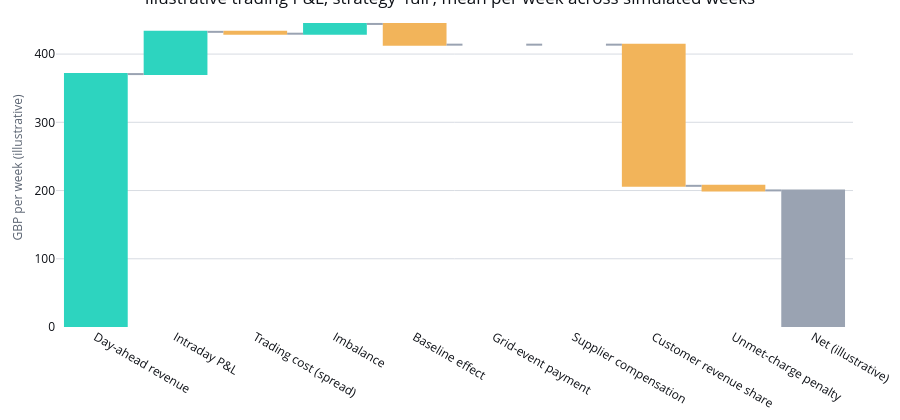

Notebook code cell kept with this figure:
### Markdown cell above
## 5. The ledger: nine buckets, one net

Every night's trading cash splits into nine buckets that sum exactly to a net figure (decision
0005, contract section 4.7); none of it is "Axle cash". The **baseline effect** is carved out of
day-ahead revenue at the day-ahead price, so it is never mistaken for flexibility actually
delivered, and a **customer revenue share** (the setup table's live default) is paid out of
positive gross P&L before the net is struck. `supplier_compensation_gbp` defaults to £0/MWh
because P415 mutualises it across suppliers rather than charging one aggregator.

The waterfall below uses **means** across simulated weeks, not medians or other quantiles: means
of the buckets add up to the mean net exactly (contract section 5.5); quantiles of nine separately
distributed buckets would not.

### Code cell
ledger_summary = base.trading_ledger_summary
week_full = ledger_summary[
    ledger_summary["night_index"].isna() & (ledger_summary["strategy"] == "full")
].set_index("metric")
bucket_order = list(market.BUCKETS) + ["net_gbp"]
bucket_means = week_full.loc[bucket_order, "mean"]

waterfall = go.Figure(
    go.Waterfall(
        x=[BUCKET_LABELS[name] for name in bucket_order],
        y=bucket_means.round(2),
        measure=["relative"] * len(market.BUCKETS) + ["total"],
        connector={"line": {"color": MUTED_INK}},
        increasing={"marker": {"color": SERIES_COLOURS["selected"]}},
        decreasing={"marker": {"color": SERIES_COLOURS["difference"]}},
        totals={"marker": {"color": MUTED_INK}},
    )
)
waterfall.update_layout(
    title="Illustrative trading P&L, strategy 'full', mean per week across simulated weeks",
    yaxis_title="GBP per week (illustrative)",
)
apply_notebook_style(waterfall, height=420)

### Figure 1 — Plotly figure (JSON) as saved in the notebook; plotly's stock layout.template omitted (floating-point values rounded to 4 significant figures)
{"data": [{"connector": {"line": {"color": "#9AA3B2"}}, "decreasing": {"marker": {"color": "#F2B45A"}}, "increasing": {"marker": {"color": "#2DD4BF"}}, "measure": ["relative", "relative", "relative", "relative", "relative", "relative", "relative", "relative", "relative", "total"], "totals": {"marker": {"color": "#9AA3B2"}}, "x": ["Day-ahead revenue", "Intraday P&L", "Trading cost (spread)", "Imbalance", "Baseline effect", "Grid-event payment", "Supplier compensation", "Customer revenue share", "Unmet-charge penalty", "Net (illustrative)"], "y": [370.7, 61.9, -2.72, 14.29, -30.35, 0.0, 0.0, -206.9, -6.71, 200.2], "type": "waterfall"}], "layout": {"title": {"text": "Illustrative trading P&L, strategy 'full', mean per week across simulated weeks"}, "yaxis": {"title": {"text": "GBP per week (illustrative)"}}, "margin": {"b": 24}, "height": 420, "paper_bgcolor": "#FFFFFF", "plot_bgcolor": "#FFFFFF"}}
